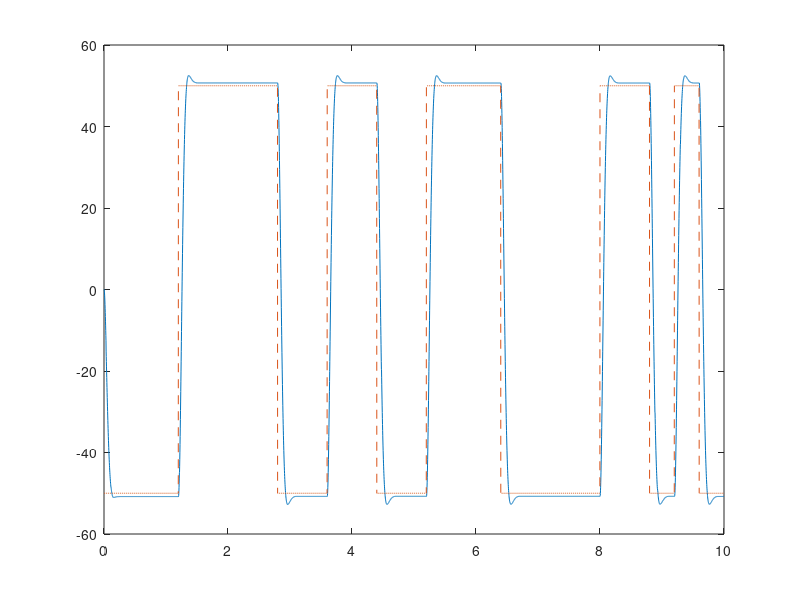

Write MATLAB code to recreate this figure. (Note: this script raises an error after producing the figure.)
load ('k200.dat', '-ascii');
close all;

Ts=0.002;
t = k200(:,1);
input = k200(:,2);
output = k200(:,3);
figure,
plot(t,output, t, input, '--');

data = iddata(output, input,Ts);
OEModel = oe(data,[3,3,1]);
figure,
compare(data,OEModel,'--');
print -depsc compare3rdOrder

continuousOEModel = d2c(OEModel);
present(OEModel);
present(continuousOEModel);

figure,
resid(OEModel,data);
res = get(resid(OEModel,data), 'y');
print -depsc resid3rdOrder
figure,
[S, x] = chisq(50, res, input);
axis([ 0 50 -0.3 0.3]);
print -depsc chaiCC3rdOrder
S
x

%%
load ('k200.dat', '-ascii');
close all;

Ts=0.002;
t = k200(:,1);
input = k200(:,2);
output = k200(:,3);
data = iddata(output, input,Ts);
OEModel = oe(data,[2,2,1]);
figure,
compare(data,OEModel,'--');
print -depsc compare2ndOrder

continuousOEModel = d2c(OEModel);
present(OEModel);
present(continuousOEModel);

figure,
resid(OEModel,data);
res = get(resid(OEModel,data), 'y');
print -depsc resid2ndOrder

figure,
[S, x] = chisq(50, res, input);
axis([ 0 50 -0.5 0.5]);
print -depsc chaiCC2ndOrder

S
x


%%
close all;
load ('k1.dat', '-ascii');

Ts=0.002;
t = k1(:,1);
input = k1(:,2);
output = k1(:,3);
mean(output)

load ('k5.dat', '-ascii');

Ts=0.002;
t = k5(:,1);
u = k5(:,2);
y = k5(:,3);
DC= 0.0708;
y=y-DC;
y=vector(y,'column');
u=vector(u,'column');
data= iddata(y,u,Ts);
figure,
idplot(data);

M = 200;
N = 2048; 

z = [y u];
outClean = etfe(z,M,N,Ts);
figure,
bode(outClean);
grid on;
[mag, phase, wout] = bode(outClean);
magnitude = zeros(1,2048);
for i=1:2048
    magnitude(1,i) =20*log10( mag(:,:,i));
end 
 ph = zeros(1,2048);
for i=1:2048
    ph(1,i) = phase(:,:,i);
end   
figure,
semilogx(wout,magnitude);
axis([ 0 300 -80 0]);
xlabel('Frequency(rad/s)');
ylabel('Amplitude(dB)');
grid on;
print -depsc bodeTut4

figure,
semilogx(wout,ph);
axis([ 0 300 -200 0]);
xlabel('Frequency(rad/s)');
ylabel('Phase(degrees)');
grid on;
print -depsc bodeTut4Phase

figure,
[wi]= cra(data,30);
print -depsc delayTut4

figure,
[wi]= cra(data,200);
print -depsc impulseTut4


figure,
sdet = hanktest(wi);
print -depsc hankTestTut4


%%
load ('k200.dat', '-ascii');
close all;

Ts=0.002;
t = k200(:,1);
input = k200(:,2);
output = k200(:,3);
DC= 0.0708;
output=output-DC;
figure,
plot(t,output, t, input, '--');

data = iddata(output, input,Ts);
OEModel = oe(data,[3,3,1]);
figure,
compare(data,OEModel);

figure,
resid(OEModel,data);
res = get(resid(OEModel,data), 'y');
figure,
[S, x] = chisq(50, res, input);
S
x

figure,
b=acorrf(res,50);
axis([ 0 50 -0.2 1.2]);
print -depsc autoThird

figure,
b2=pacorrf(res,50,1);
axis([ 0 50 -0.1 0.1]);
print -depsc partialThird

Mbj = bj(data,[3 3 3 3 1]);
figure,
compare(data,Mbj,'--');
print -depsc MBJTut4
MBj2= d2c(Mbj);
present(MBj2);
present(Mbj);
figure,
resid(Mbj,data);
print -depsc BJResid

residues= resid(Mbj,data);
res=get(residues,'y');

figure,
[S, x]= chisq(40,res);
axis([ 0 40 -0.2 1.2]);
print -depsc BJchai1

S
x
figure,
[S, x]= chisq(40,res,input);
axis([ 0 40 -0.1 0.1]);
print -depsc MBJChai2

S
x
%% 2nd order
load ('k200.dat', '-ascii');
close all;

Ts=0.002;
t = k200(:,1);
input = k200(:,2);
output = k200(:,3);
DC= 0.0708;
output=output-DC;
figure,
plot(t,output, t, input, '--');

data = iddata(output, input,Ts);
OEModel = oe(data,[2,2,1]);
figure,
compare(data,OEModel);

figure,
resid(OEModel,data);
res = get(resid(OEModel,data), 'y');
figure,
[S, x] = chisq(50, res, input);
S
x

figure,
b=acorrf(res,50,1);
axis([ 0 50 -0.2 1.2]);
print -depsc auto2nd

figure,
b2=pacorrf(res,50,1);
axis([ 0 50 -0.4 1]);
print -depsc partial2nd


Mbj = bj(data,[2 2 2 2 1]);
figure,
compare(data,Mbj);
print -depsc BJ2nd

present(Mbj);
figure,
resid(Mbj,data);
print -depsc Bj2ndResid

residues= resid(Mbj,data);
res=get(residues,'y');

figure,
[S, x]= chisq(40,res);
axis([ 0 40 -0.2 1.2]);
print -depsc Bj2ndChai1

S
x
figure,
[S, x]= chisq(40,res,input);
axis([ 0 40 -0.1 0.1]);
print -depsc Bj2ndChai2

S
x



